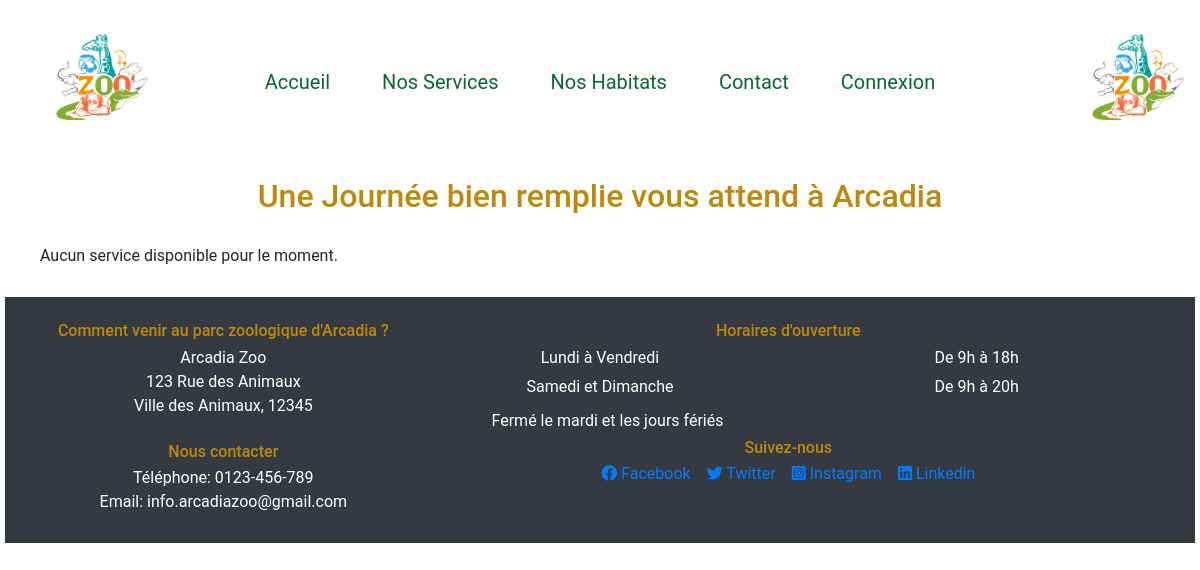
The app's page /public/services.php, older data.
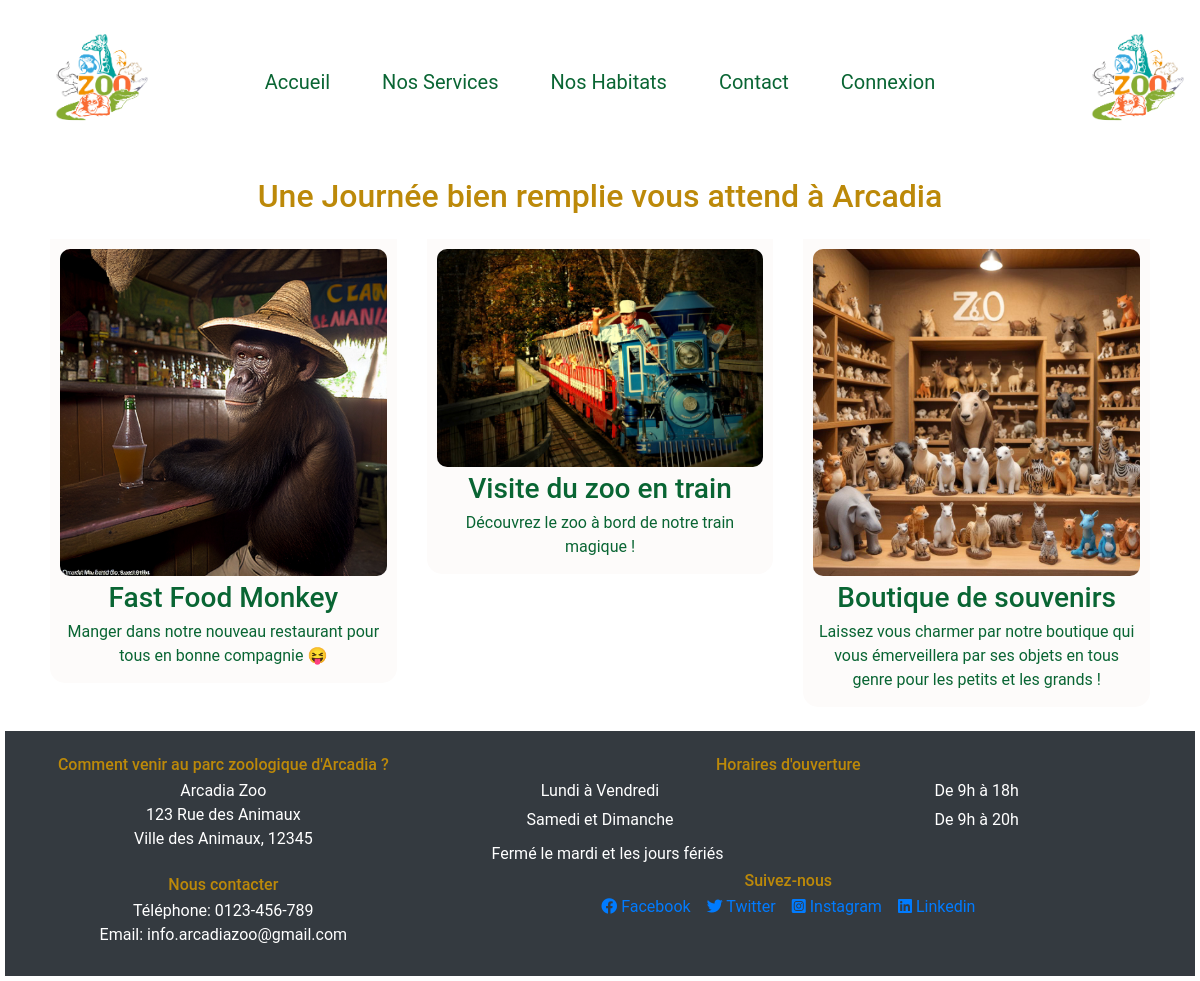
The same page, newer data.
### tables this page shows
CREATE TABLE `Services` (
  `IdService` int(11) NOT NULL,
  `NomService` varchar(100) NOT NULL,
  `DescriptionService` text DEFAULT NULL,
  `ImageService` varchar(255) DEFAULT NULL
);

### public/services.php (the view, shortened to what this page needs)
<?php
require_once('../back-end-php/config.php');
$sql = "SELECT NomService, DescriptionService, ImageService FROM services";
$result = $conn->query($sql);
?>
<!DOCTYPE html>
<html lang="fr">
<head>
  <link rel="stylesheet" href="https://stackpath.bootstrapcdn.com/bootstrap/4.5.2/css/bootstrap.min.css">
  <link rel="stylesheet" href="/assets/style.css">
  <link rel="stylesheet" href="https://cdnjs.cloudflare.com/ajax/libs/font-awesome/5.15.4/css/all.min.css" />
</head>
<body>
  <header>
    <div class="container">
      <div class="row align-items-center">
        <div class="col-md-1">
          <a href="/index.html">
            <img src="/assets/images/logo-arcadia.jpeg" alt="Logo Arcadia Zoo" class="logo">
          </a>
        </div>
        <div class="col-md-10">
          <nav>
            <ul class="nav justify-content-center">
              <li class="nav-item">
                <a href="/index.html" class="nav-link" style="font-size: 20px">Accueil</a>
              </li>
              <li class="nav-item">
                <a href="/public/services.php" class="nav-link" style="font-size: 20px">Nos Services</a>
              </li>
              <li class="nav-item">
                <a href="/public/habitats.php" class="nav-link" style="font-size: 20px">Nos Habitats</a>
              </li>
              <li class="nav-item">
                <a href="/public/contact.html" class="nav-link" style="font-size: 20px">Contact</a>
              </li>
              <li class="nav-item" id="loginNavItem">
                <a id="loginLink" href="/public/connexion.html" class="nav-link" style="font-size: 20px">Connexion</a>
              </li>
            </ul>
          </nav>
        </div>
        <div class="col-md-1">
          <a href="/index.html">
            <img src="/assets/images/logo-arcadia.jpeg" alt="Logo Arcadia Zoo" class="logo">
          </a>
        </div>
      </div>
    </div>
  </header>
  <div class="container mt-4">
    <h2 class="text-center mb-4">Une Journée bien remplie vous attend à Arcadia</h2>
    <div class="row">
      <?php
      if ($result !== false && $result->rowCount() > 0) {
        while ($row = $result->fetch(PDO::FETCH_ASSOC)) {
          ?>
          <div class="col-md-4">
            <div class="service">
              <?php
              if (!empty($row['ImageService'])) {
                echo '<img src="' . htmlspecialchars($row['ImageService']) . '" alt="' . htmlspecialchars($row['NomService']) . '" class="img-fluid" />';
              } else {
                echo '<img src="/assets/images/default-service-image.jpg" alt="' . htmlspecialchars($row['NomService']) . '" class="img-fluid" />';
              }
              ?>
              <h3><?php echo htmlspecialchars($row['NomService']); ?></h3>
              <p><?php echo htmlspecialchars($row['DescriptionService']); ?></p>
            </div>
          </div>
          <?php
        }
      } else {
        ?>
        <p class="text-center">Aucun service disponible pour le moment.</p>
        <?php
      }
      ?>
    </div>
  </div>
<footer class="bg-dark text-white py-4 mt-4">
  <div class="container">
    <div class="row">
      <div class="col-md-4">
        <div class="mb-4">
          <h6 class="text-center">
            Comment venir au parc zoologique d'Arcadia ?
          </h6>
          <p class="text-center text-white">
            Arcadia Zoo<br />
            123 Rue des Animaux<br />
            Ville des Animaux, 12345<br />
          </p>
        </div>
        <div>
          <h6 class="text-center">Nous contacter</h6>
          <p class="text-center text-white">
            Téléphone: 0123-456-789<br />
            Email: info.arcadiazoo@gmail.com
          </p>
        </div>
      </div>
      <div class="col-md-8 text-center">
        <div class="mb-4">
          <h6>Horaires d'ouverture </h6>
          <div class="row justify-content-center">
            <div class="col-md-6">
              <p class="text-white">Lundi à Vendredi</p>
              <p class="text-white">Samedi et Dimanche</p>
            </div>
            <div class="col-md-6">
              <p class="text-white">De 9h à 18h</p>
              <p class="text-white">De 9h à 20h</p>
            </div>
          </div>
            <div class="col-md-6">
              <p class="text-white">Fermé le mardi et les jours fériés</p>
          </div>
        <div>
          <h6>Suivez-nous </h6>
          <div class="d-flex justify-content-center">
            <a href="https://www.facebook.com/" class="social-icon mx-2"><i class="fab fa-facebook"></i> Facebook</a>
            <a href="https://twitter.com/?lang=fr" class="social-icon mx-2"><i class="fab fa-twitter"></i> Twitter</a>
            <a href="https://www.instagram.com/" class="social-icon mx-2"><i class="fab fa-instagram-square"></i> Instagram</a>
            <a href="https://www.linkedin.com/feed/" class="social-icon mx-2"><i class="fab fa-linkedin"></i> Linkedin</a>
          </div>
        </div>
      </div>
    </div>
  </div>
</footer>
</body>
</html>

### assets/style.css (style rules this page uses)
body, h1, h2, h3, h4, p, ul, li, a { margin: 5px; padding: 0; list-style: none; text-decoration: none; font-family: 'Roboto', sans-serif; }
ul { color: #096533; }
h1, h2, h5, h6 { color: #bc8909; text-align: center; margin-bottom: 0px; }
.container { margin: 0 auto; padding: 0 20px; }
.logo { width: 100px; height: 100px; margin: 0 auto; display: block; }
.nav-item { display: inline-block; margin: 0 5px; }
.nav-link { color: #096533; }
img { border-radius: 10px; }
.service { background-color: #fdfbfa; text-align: center; padding: 10px; margin-bottom: 0px; border-bottom-left-radius: 15px; border-bottom-right-radius: 15px; }

Row changes from the older to the newer data that the page shows:
added services: ImageService (picture), NomService "Fast Food Monkey", DescriptionService "Manger dans notre nouveau restaurant pour tous en bonne compagnie 😝"
added services: ImageService (picture), NomService "Visite du zoo en train", DescriptionService "Découvrez le zoo à bord de notre train magique !"
added services: ImageService (picture), NomService "Boutique de souvenirs", DescriptionService "Laissez vous charmer par notre boutique qui vous émerveillera par ses objets en tous genre pour les petits et les grands !"
Text that changed along with them:
text no longer shown: "Aucun service disponible pour le moment."
